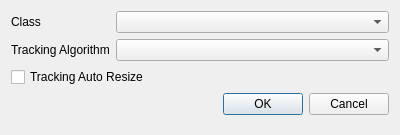
<?xml version="1.0" encoding="UTF-8"?>
<ui version="4.0">
 <class>CreateRectDialog</class>
 <widget class="QDialog" name="CreateRectDialog">
  <property name="geometry">
   <rect>
    <x>0</x>
    <y>0</y>
    <width>400</width>
    <height>135</height>
   </rect>
  </property>
  <property name="windowTitle">
   <string>Dialog</string>
  </property>
  <layout class="QFormLayout" name="formLayout">
   <item row="0" column="0">
    <widget class="QLabel" name="class_label">
     <property name="text">
      <string>Class</string>
     </property>
    </widget>
   </item>
   <item row="0" column="1">
    <widget class="QComboBox" name="class_combo_box"/>
   </item>
   <item row="1" column="0">
    <widget class="QLabel" name="tracking_label">
     <property name="text">
      <string>Tracking Algorithm</string>
     </property>
    </widget>
   </item>
   <item row="1" column="1">
    <widget class="QComboBox" name="tracking_combo_box"/>
   </item>
   <item row="2" column="0" colspan="2">
    <widget class="QCheckBox" name="tracking_auto_resize">
     <property name="text">
      <string>Tracking Auto Resize</string>
     </property>
    </widget>
   </item>
   <item row="3" column="0" colspan="2">
    <widget class="QDialogButtonBox" name="dialog_controls_box">
     <property name="orientation">
      <enum>Qt::Horizontal</enum>
     </property>
     <property name="standardButtons">
      <set>QDialogButtonBox::Cancel|QDialogButtonBox::Ok</set>
     </property>
    </widget>
   </item>
  </layout>
 </widget>
 <resources/>
 <connections>
  <connection>
   <sender>dialog_controls_box</sender>
   <signal>accepted()</signal>
   <receiver>CreateRectDialog</receiver>
   <slot>accept()</slot>
   <hints>
    <hint type="sourcelabel">
     <x>248</x>
     <y>254</y>
    </hint>
    <hint type="destinationlabel">
     <x>157</x>
     <y>274</y>
    </hint>
   </hints>
  </connection>
  <connection>
   <sender>dialog_controls_box</sender>
   <signal>rejected()</signal>
   <receiver>CreateRectDialog</receiver>
   <slot>reject()</slot>
   <hints>
    <hint type="sourcelabel">
     <x>316</x>
     <y>260</y>
    </hint>
    <hint type="destinationlabel">
     <x>286</x>
     <y>274</y>
    </hint>
   </hints>
  </connection>
 </connections>
</ui>
